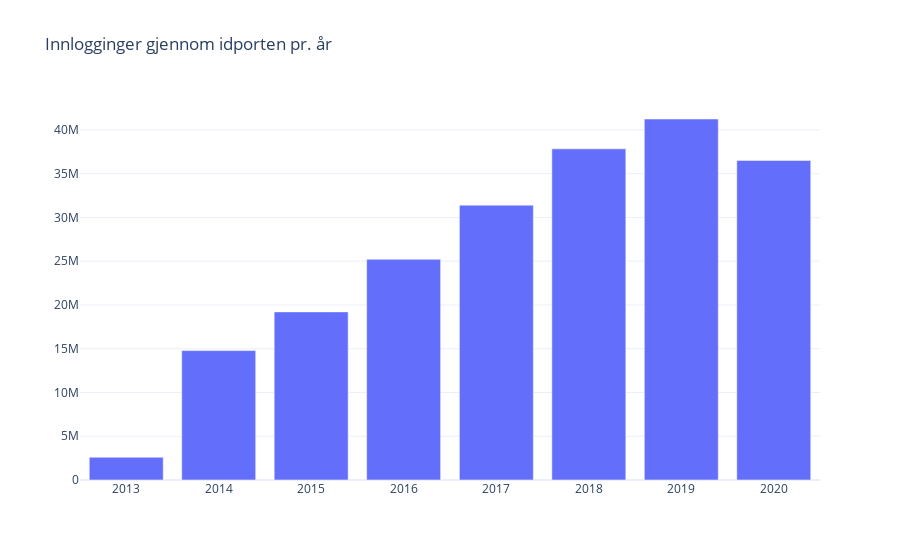

Notebook source saved alongside this figure:
### Code cell
import plotly.graph_objects as go
import plotly.io as pio

pio.templates.default = "plotly_white"

fig = go.Figure(go.Bar(
            y=data['sum'],
            x=data['date_dt'],
            orientation='v'),
            )
fig.update_layout(title_text='Innlogginger gjennom idporten pr. år')
fig.show()

# TODO Dato i label må vises med kun årsstall.
# TODO: Pakkeinfo.

### Figure 1 — Plotly figure (JSON) as saved in the notebook; plotly's stock layout.template omitted (floating-point values rounded to 4 significant figures)
{"data": [{"orientation": "v", "type": "bar", "x": ["2018-01-01T00:00:00", "2019-01-01T00:00:00", "2020-01-01T00:00:00", "2013-01-01T00:00:00", "2014-01-01T00:00:00", "2015-01-01T00:00:00", "2016-01-01T00:00:00", "2017-01-01T00:00:00"], "y": [37832440, 41244682, 36514453, 2598670, 14783062, 19207023, 25215243, 31404566]}], "layout": {"title": {"text": "Innlogginger gjennom idporten pr. år"}}}
